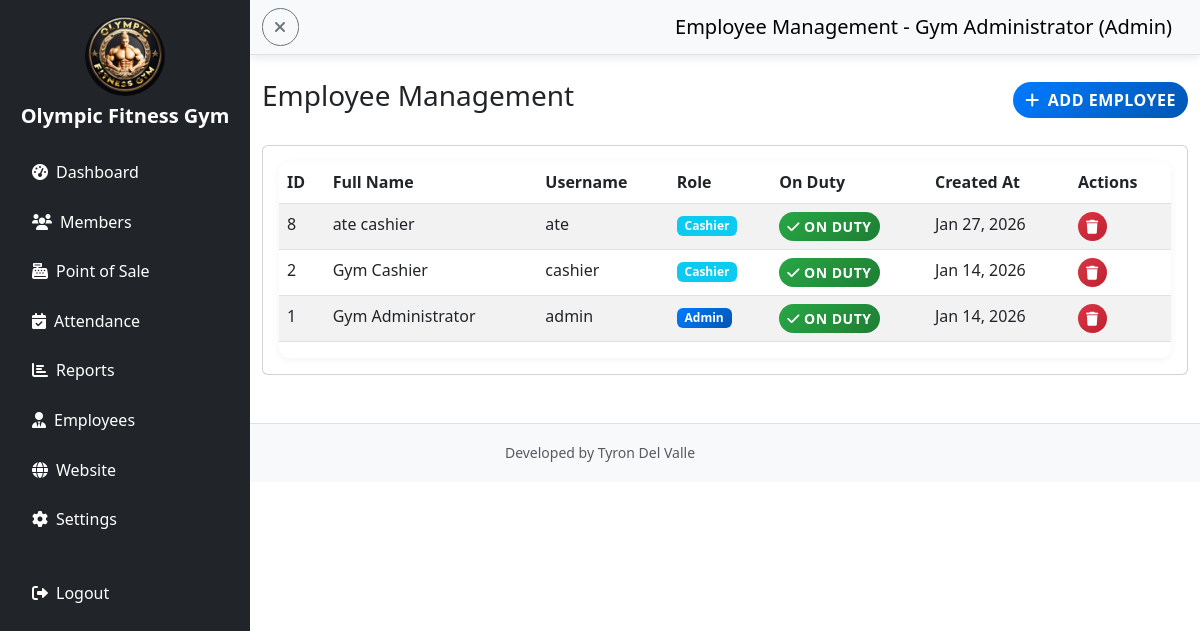
Page /admin/employees.php (signed in) on the committed database.
### tables this page shows
CREATE TABLE `gym_settings` (
  `id` int(11) NOT NULL AUTO_INCREMENT,
  `gym_name` varchar(255) NOT NULL DEFAULT 'Gym Management System',
  `logo_path` varchar(255) NOT NULL DEFAULT 'gym logo.jpg',
  `background_path` varchar(255) NOT NULL DEFAULT 'gym background.jpg',
  `updated_at` timestamp NOT NULL DEFAULT current_timestamp() ON UPDATE current_timestamp(),
  `sidebar_theme` varchar(50) NOT NULL DEFAULT 'primary',
  `student_discount_enabled` tinyint(1) DEFAULT 1,
  `per_session_fee` decimal(10,2) DEFAULT 50.00,
  `half_month_fee` decimal(10,2) DEFAULT 300.00,
  `one_month_fee` decimal(10,2) DEFAULT 500.00,
  `two_months_fee` decimal(10,2) DEFAULT 900.00,
  `three_months_fee` decimal(10,2) DEFAULT 1300.00,
  `four_months_fee` decimal(10,2) DEFAULT 1700.00,
  `five_months_fee` decimal(10,2) DEFAULT 2100.00,
  `six_months_fee` decimal(10,2) DEFAULT 2500.00,
  `seven_months_fee` decimal(10,2) DEFAULT 2900.00,
  `eight_months_fee` decimal(10,2) DEFAULT 3300.00,
  `nine_months_fee` decimal(10,2) DEFAULT 3700.00,
  `ten_months_fee` decimal(10,2) DEFAULT 4100.00,
  `eleven_months_fee` decimal(10,2) DEFAULT 4500.00,
  `one_year_fee` decimal(10,2) DEFAULT 5000.00,
  `two_years_fee` decimal(10,2) DEFAULT 9000.00,
  `three_years_fee` decimal(10,2) DEFAULT 13000.00,
  PRIMARY KEY (`id`)
);

CREATE TABLE `users` (
  `id` int(11) NOT NULL AUTO_INCREMENT,
  `fullname` varchar(100) NOT NULL,
  `username` varchar(50) NOT NULL,
  `password` varchar(255) NOT NULL,
  `role` enum('admin','cashier') NOT NULL,
  `created_at` timestamp NOT NULL DEFAULT current_timestamp(),
  `on_duty` tinyint(1) DEFAULT 0,
  PRIMARY KEY (`id`),
  UNIQUE KEY `username` (`username`)
);

### admin/employees.php (the view, shortened to what this page needs)
<?php
include "../config/db.php";
$user = $_SESSION['user'];
$settings = $conn->query("SELECT * FROM gym_settings WHERE id = 1")->fetch_assoc();
$employees = $conn->query("SELECT * FROM users ORDER BY id DESC");
?>
<!DOCTYPE html>
<html lang="en">
<head>
    <link href="https://cdn.jsdelivr.net/npm/bootstrap@5.3.0/dist/css/bootstrap.min.css" rel="stylesheet">
    <link href="https://cdnjs.cloudflare.com/ajax/libs/font-awesome/6.0.0/css/all.min.css" rel="stylesheet">
    <link href="../assets/style.css?v=20260630f" rel="stylesheet">
</head>
<body>
    <div class="d-flex">
        <nav id="sidebar" class="bg-<?php echo htmlspecialchars($settings['sidebar_theme']); ?> <?php echo ($settings['sidebar_theme'] == 'light') ? 'text-dark' : 'text-white'; ?> vh-100" style="width: 250px;">
            <div class="p-3">
                <div class="text-center mb-4">
                    <img src="../<?php echo htmlspecialchars($settings['logo_path']); ?>" alt="Gym Logo" class="rounded-circle mb-2" style="width: 80px; height: 80px;">
                    <h5 class="fw-bold"><?php echo htmlspecialchars($settings['gym_name']); ?></h5>
                </div>
                <ul class="nav flex-column">
                    <li class="nav-item mb-2">
                        <a class="nav-link <?php echo ($settings['sidebar_theme'] == 'light') ? 'text-dark' : 'text-white'; ?>" href="dashboard.php">
                            <i class="fas fa-tachometer-alt me-2"></i><span>Dashboard</span>
                        </a>
                    </li>
                    <li class="nav-item mb-2">
                        <a class="nav-link <?php echo ($settings['sidebar_theme'] == 'light') ? 'text-dark' : 'text-white'; ?>" href="members.php">
                            <i class="fas fa-users me-2"></i><span>Members</span>
                        </a>
                    </li>
                    <li class="nav-item mb-2">
                        <a class="nav-link <?php echo ($settings['sidebar_theme'] == 'light') ? 'text-dark' : 'text-white'; ?>" href="pos.php">
                            <i class="fas fa-cash-register me-2"></i><span>Point of Sale</span>
                        </a>
                    </li>
                    <li class="nav-item mb-2">
                        <a class="nav-link <?php echo ($settings['sidebar_theme'] == 'light') ? 'text-dark' : 'text-white'; ?>" href="attendance.php">
                            <i class="fas fa-calendar-check me-2"></i><span>Attendance</span>
                        </a>
                    </li>
                    <li class="nav-item mb-2">
                        <a class="nav-link <?php echo ($settings['sidebar_theme'] == 'light') ? 'text-dark' : 'text-white'; ?>" href="reports.php">
                            <i class="fas fa-chart-bar me-2"></i><span>Reports</span>
                        </a>
                    </li>
                    <li class="nav-item mb-2">
                        <a class="nav-link <?php echo ($settings['sidebar_theme'] == 'light') ? 'text-dark' : 'text-white'; ?> active" href="employees.php">
                            <i class="fas fa-user-tie me-2"></i><span>Employees</span>
                        </a>
                    </li>
                    <li class="nav-item mb-2">
                        <a class="nav-link <?php echo ($settings['sidebar_theme'] == 'light') ? 'text-dark' : 'text-white'; ?>" href="website_settings.php">
                            <i class="fas fa-globe me-2"></i><span>Website</span>
                        </a>
                    </li>
                      <li class="nav-item mb-2">
                        <a class="nav-link <?php echo ($settings['sidebar_theme'] == 'light') ? 'text-dark' : 'text-white'; ?>" href="settings.php">
                            <i class="fas fa-cog me-2"></i><span>Settings</span>
                        </a>
                    </li>
                    <li class="nav-item mt-4">
                        <a class="nav-link <?php echo ($settings['sidebar_theme'] == 'light') ? 'text-dark' : 'text-white'; ?>" href="../logout.php">
                            <i class="fas fa-sign-out-alt me-2"></i><span>Logout</span>
                        </a>
                    </li>
                </ul>
            </div>
        </nav>
        <div class="flex-grow-1">
            <nav class="navbar navbar-light bg-light border-bottom">
                <div class="container-fluid">
                    <button class="btn btn-outline-secondary me-3" id="sidebarToggle">
                        <i class="fas fa-bars"></i>
                    </button>
                    <span class="navbar-brand mb-0 h1">Employee Management - <?php echo htmlspecialchars($user['fullname']); ?> (Admin)</span>
                </div>
            </nav>
            <div class="container-fluid mt-4">
                <div class="row">
                    <div class="col-12">
                        <div class="d-flex justify-content-between align-items-center mb-4">
                            <h1 class="h3">Employee Management</h1>
                            <button class="btn btn-primary" data-bs-toggle="modal" data-bs-target="#addEmployeeModal">
                                <i class="fas fa-plus me-2"></i>Add Employee
                            </button>
                        </div>
                        <div class="card">
                            <div class="card-body">
                                <div class="table-responsive">
                                    <table class="table table-striped">
                                        <thead>
                                            <tr>
                                                <th>ID</th>
                                                <th>Full Name</th>
                                                <th>Username</th>
                                                <th>Role</th>
                                                <th>On Duty</th>
                                                <th>Created At</th>
                                                <th>Actions</th>
                                            </tr>
                                        </thead>
                                        <tbody>
                                            <?php while ($employee = $employees->fetch_assoc()): ?>
                                            <tr>
                                                <td><?php echo htmlspecialchars($employee['id']); ?></td>
                                                <td><?php echo htmlspecialchars($employee['fullname']); ?></td>
                                                <td><?php echo htmlspecialchars($employee['username']); ?></td>
                                                <td>
                                                    <span class="badge bg-<?php echo $employee['role'] == 'admin' ? 'primary' : 'info'; ?>">
                                                        <?php echo ucfirst($employee['role']); ?>
                                                    </span>
                                                </td>
                                                <td>
                                                    <form method="POST" class="d-inline">
                                                        <button type="submit" name="toggle_duty" class="btn btn-sm <?php echo $employee['on_duty'] ? 'btn-success' : 'btn-secondary'; ?>">
                                                            <i class="fas <?php echo $employee['on_duty'] ? 'fa-check' : 'fa-times'; ?>"></i>
                                                            <?php echo $employee['on_duty'] ? 'On Duty' : 'Off Duty'; ?>
                                                        </button>
                                                    </form>
                                                </td>
                                                <td><?php echo date('M j, Y', strtotime($employee['created_at'])); ?></td>
                                                <td>
                                                    <form method="POST" class="d-inline" onsubmit="return confirm('Are you sure you want to delete this employee?')">
                                                        <button type="submit" name="delete_employee" class="btn btn-sm btn-danger">
                                                            <i class="fas fa-trash"></i>
                                                        </button>
                                                    </form>
                                                </td>
                                            </tr>
                                            <?php endwhile; ?>
                                        </tbody>
                                    </table>
                                </div>
                            </div>
                        </div>
                    </div>
                </div>
            </div>
        </div>
    </div>
    <footer class="bg-light text-center text-muted py-3 mt-5 border-top">
        <div class="container">
            <small>Developed by Tyron Del Valle</small>
        </div>
    </footer>
</body>
</html>

### assets/style.css (style rules this page uses)
.btn { transition: all 0.3s ease; border-radius: 25px; font-weight: 600; text-transform: uppercase; letter-spacing: 0.5px; position: relative; overflow: hidden; }
.btn::before { content: ''; position: absolute; top: 0; left: -100%; width: 100%; height: 100%; background: linear-gradient(90deg, transparent, rgba(255, 255, 255, 0.2), transparent); transition: left 0.5s; }
.btn-primary { background: linear-gradient(135deg, #007bff, #0056b3); border: none; }
.btn-success { background: linear-gradient(135deg, #28a745, #1e7e34); border: none; }
.btn-danger { background: linear-gradient(135deg, #dc3545, #bd2130); border: none; }
.bg-primary { background: linear-gradient(135deg, #007bff, #0056b3) !important; }
body { animation: pageLoad 0.5s ease-out; }
.navbar { box-shadow: 0 2px 10px rgba(0, 0, 0, 0.1); }
body { font-family: 'Segoe UI', Tahoma, Geneva, Verdana, sans-serif; line-height: 1.6; }
h1, h2, h3, h4, h5, h6 { font-weight: 700; color: #2c3e50; }
#sidebar h1, #sidebar h2, #sidebar h3, #sidebar h4, #sidebar h5, #sidebar h6 { color: inherit; }
.badge { animation: badgePulse 2s infinite; }
.table-responsive { border-radius: 10px; overflow-x: auto; overflow-y: hidden; -webkit-overflow-scrolling: touch; box-shadow: 0 2px 10px rgba(0, 0, 0, 0.05); }
#sidebar { position: fixed; top: 0; left: 0; height: 100vh; width: 250px !important; transition: width 0.3s ease, transform 0.3s ease; z-index: 1000; pointer-events: auto; }
.flex-grow-1 { margin-left: 250px; transition: margin-left 0.3s ease; }

### rows in the picture
gym_settings: logo_path (picture), gym_name "Olympic Fitness Gym"
users: id "8", fullname "ate cashier", username "ate", role "Cashier", on_duty 1 (drawn), created_at "Jan 27, 2026"
users: id "2", fullname "Gym Cashier", username "cashier", role "Cashier", on_duty 1 (drawn), created_at "Jan 14, 2026"
users: id "1", fullname "Gym Administrator", username "admin", role "Admin", on_duty 1 (drawn), created_at "Jan 14, 2026"

### other values in the picture
$user['fullname'] "Gym Administrator"
